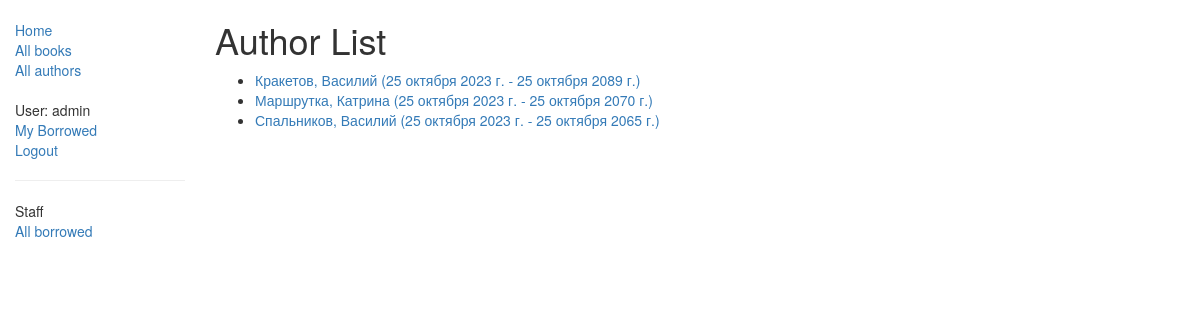
The app's page /catalog/authors/ (signed in) with its own data.
### catalog/models.py (models this page shows)
class Author(models.Model):
    first_name = models.CharField(max_length=100)
    last_name = models.CharField(max_length=100)
    date_of_birth = models.DateField(null=True, blank=True)
    date_of_death = models.DateField('died', null=True, blank=True)
    class Meta:
        ordering = ['last_name', 'first_name']
    def get_absolute_url(self):
        return reverse('author-detail', args=[str(self.id)])
    def __str__(self):
        return '{0}, {1}'.format(self.last_name, self.first_name)

### catalog/views.py (the view)
# urls.py: path('authors/', views.AuthorListView.as_view(), name='authors'),
class AuthorListView(generic.ListView):
    model = Author
    paginate_by = 10

### catalog/templates/catalog/author_list.html
{% extends "base_generic.html" %}
{% block content %}
<h1>Author List</h1>
{% if author_list %}
  <ul>
  {% for author in author_list %}
    <li>
      <a href="{{ author.get_absolute_url }}">
      {{ author }} ({{author.date_of_birth}} - {% if author.date_of_death %}{{author.date_of_death}}{% endif %})
      </a>
    </li>
  {% endfor %}
 </ul>
{% else %}
  <p>There are no authors available.</p>
{% endif %}
{% endblock %}

### catalog/templates/base_generic.html (shortened to what this page needs)
<!DOCTYPE html>
<html lang="en">
<head>
    <link
            rel="stylesheet"
            href="https://maxcdn.bootstrapcdn.com/bootstrap/3.3.7/css/bootstrap.min.css"/>
    {% load static %}
    <link rel="stylesheet" href="{% static 'css/styles.css' %}"/>
</head>
<body>
<div class="container-fluid">
    <div class="row">
        <div class="col-sm-2">
            {% block sidebar %}
                <ul class="sidebar-nav">
                    <li><a href="{% url 'index' %}">Home</a></li>
                    <li><a href="{% url 'books' %}">All books</a></li>
                    <li><a href="{% url 'authors' %}">All authors</a></li>
                </ul>
                <ul class="sidebar-nav">
                    {% if user.is_authenticated %}
                        <li>User: {{ user.get_username }}</li>
                        <li><a href="{% url 'my-borrowed' %}">My Borrowed</a></li>
                        <li><a href="{% url 'logout' %}?next={{ request.path }}">Logout</a></li>
                    {% else %}
                        <li><a href="{% url 'login' %}?next={{ request.path }}">Login</a></li>
                    {% endif %}
                </ul>
                {% if perms.catalog.can_mark_returned %}
                    <hr>
                    <ul class="sidebar-nav">
                        <li>Staff</li>
                        <li><a href="{% url 'all-borrowed' %}">All borrowed</a></li>
                    </ul>
                {% endif %}
            {% endblock %}
        </div>
        <div class="col-sm-10 ">
            {% block content %}{% endblock %}
        </div>
    </div>
</div>
</body>
</html>

### catalog/static/css/styles.css (style rules this page uses)
.sidebar-nav { margin-top: 20px; padding: 0; list-style: none; }

### records on screen
Author: last_name+first_name "Кракетов, Василий", date_of_birth "25 октября 2023 г.", date_of_death "25 октября 2089 г."
Author: last_name+first_name "Маршрутка, Катрина", date_of_birth "25 октября 2023 г.", date_of_death "25 октября 2070 г."
Author: last_name+first_name "Спальников, Василий", date_of_birth "25 октября 2023 г.", date_of_death "25 октября 2065 г."

### other values on screen
{{ user.get_username }} "admin"
